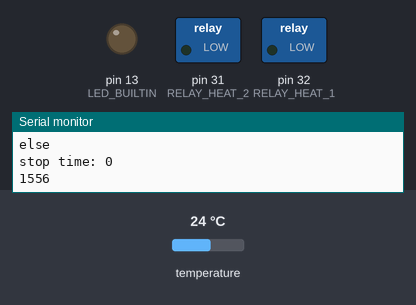
Bench run of a program on a simulated Arduino Mega 2560, built with avr-gcc and run on an emulated ATmega2560. On the bench: switched loads named in the program (green lamp = pin HIGH), output pins drawn as LEDs (lit = HIGH), the last lines printed to the serial monitor. The inputs (shaded band) are chosen by the test bench; at power-on: temperature 24 °C.

Above: at 1.9 s.
2.0 s: temperature set to 26 °C
4.5 s: temperature set to 27.5 °C
At 5.8 s:
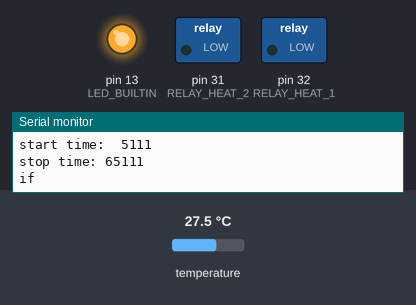
6.6 s: temperature set to 12 °C
At 8.2 s:
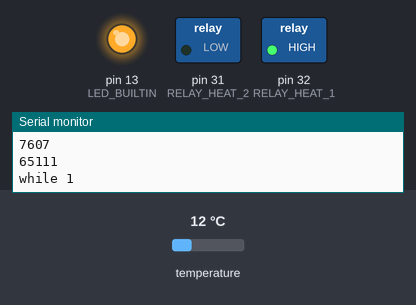
8.7 s: temperature set to 20.6 °C
At 10.0 s:
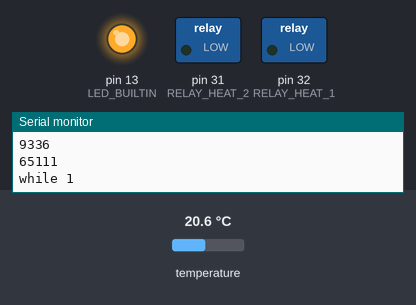
11.8 s: temperature set to 22.1 °C
At 13.0 s:
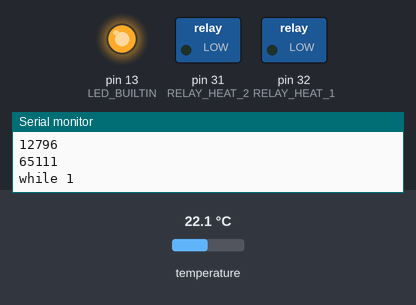
13.9 s: temperature set to 19 °C
At 16.0 s:
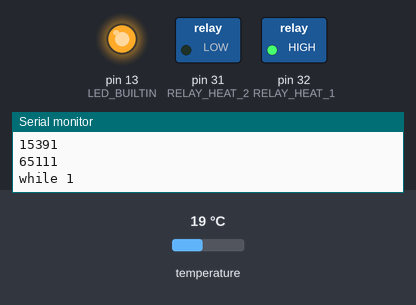
Timing chart, 0 to 17.1 s (numbered marks = the images above; inputs shaded):
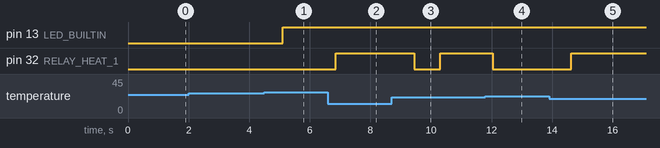

Measured:
- the behaviour switches between 26.6 and 26.7 °C on temperature (found by bisection; images 0 and 1)
- after the input at 4.5 s, pin 13 (LED_BUILTIN): LOW → HIGH after 0.61 s
- after the input at 6.6 s, pin 32 (RELAY_HEAT_1): LOW → HIGH after 0.26 s
- after the input at 8.7 s, pin 32 (RELAY_HEAT_1): HIGH → LOW after 0.75 s, → HIGH 0.86 s later
- after the input at 11.8 s, pin 32 (RELAY_HEAT_1): HIGH → LOW after 0.25 s
- after the input at 13.9 s, pin 32 (RELAY_HEAT_1): LOW → HIGH after 0.74 s

The program:

main.cpp
```cpp
/*
 * Blink
 * Turns on an LED on for one second,
 * then off for one second, repeatedly.
 */

#include <Arduino.h>
#include <PID_v1.h>
#include <OneWire.h>
#include <DallasTemperature.h>

#define ONE_WIRE_BUS 22
#define RELAY_HEAT_1 32
#define RELAY_HEAT_2 31

//PID Variables
//Define Variables we'll be connecting to
double Setpoint, Input, Output;
//Define the aggressive and conservative Tuning Parameters
double aggKp=4, aggKi=0.2, aggKd=1;
double consKp=1, consKi=0.05, consKd=0.25;
PID myPID(&Input, &Output, &Setpoint, consKp, consKi, consKd, DIRECT);

//call one wire and tempurature functions
OneWire oneWire(ONE_WIRE_BUS);
DallasTemperature sensors(&oneWire);

//Variables used to set temperature and time
float mashTemp = 78.00; // Degree F
float boilTemp = 80.00; // Degree F
unsigned long mashTime = 1; // Minutes
unsigned long boilTime = 1; // Minutes

/*
the following variables are used as place holders and will be manipulated in the resulting code
 */
unsigned long startTime1=0;
unsigned long startTime2=0;
unsigned long stopTime1=0;
unsigned long stopTime2=0;

int pump = 0;  // variable can be changed to manually operate pump
int valve1 = 0; // variable can be changed to manually open valve
int valve2 = 0; // variable can be changed to manually open valve
int heater1 = 0; // variable can be changed to turn on heating element
int heater2 = 0; // variable can be changed to turn on heating element
int duty = 0;

bool atTemp1=0;
bool atTemp2=0;

//convert time in minutes to time in milliseconds
unsigned long boilTimeMillis = boilTime*60000;
unsigned long mashTimeMillis = mashTime*60000;


void setup()
{
  // set pinmodes
  pinMode(LED_BUILTIN, OUTPUT);
  pinMode(RELAY_HEAT_1, OUTPUT);
  pinMode(RELAY_HEAT_2, OUTPUT);
  sensors.begin();//used to begin temerature sensors reading
  Serial.begin(9600);//initilize a serial connection used for debuging

  sensors.requestTemperatures();//request temperture reading
  Input = (sensors.getTempFByIndex(0));//Input to PID function
  myPID.SetMode(AUTOMATIC);
}

void loop()
{
  Setpoint=boilTemp;//sets the setpoint tempurature for the PID function
  sensors.requestTemperatures();
  Serial.print("Temp ");
  Serial.println(atTemp1);
  Serial.println(boilTemp);
  Serial.println(sensors.getTempFByIndex(0));

  if ((atTemp1==0 )&&( sensors.getTempFByIndex(0)>= boilTemp))
  {
    atTemp1=1;//sets the booleen value atTemp1 to true so that the while statment will run.  upon completion of while
    // statment the atTemp1 value will be set back to zero (0)
    startTime1=millis();
    stopTime1=startTime1 + boilTimeMillis;
    Serial.print("start time:  ");
    Serial.println(startTime1);
    Serial.print("stop time: ");
    Serial.println(stopTime1);
    Serial.println("if");
  }
  else if ((atTemp1 == 1 )&&( sensors.getTempFByIndex(0)>= mashTemp) && (millis()>=stopTime1))
  {
    Serial.println("if else ");
    delay(150);
  }
  else{

    Serial.println("else");
    Serial.print("stop time: ");
    Serial.println(stopTime1);
    Serial.println(millis());
    digitalWrite(LED_BUILTIN, LOW);
  }


//while loop used for the boil process
  while((atTemp1==1) && (millis()<=stopTime1))
  {
    digitalWrite(LED_BUILTIN, HIGH);
    Input = (sensors.getTempFByIndex(0));
    myPID.Compute();
      if(Output > 10)
      {
        digitalWrite(RELAY_HEAT_1, HIGH);
        duty = 50;
      }
      else
      {
        digitalWrite(RELAY_HEAT_1, LOW);
        duty = 0;
      }
    sensors.requestTemperatures();
    Serial.println(millis());
    Serial.println(stopTime1);
    delay(100);
    Serial.println("while 1");
  }

//while loop used for the Mash process

  while((atTemp2==1) && (millis()<=stopTime2))
  {
    digitalWrite(LED_BUILTIN, HIGH);
    Input = (sensors.getTempFByIndex(0));
    myPID.Compute();
      if(Output > 10)
      {
        digitalWrite(RELAY_HEAT_1, HIGH);
        duty = 50;
      }
      else
      {
        digitalWrite(RELAY_HEAT_1, LOW);
        duty = 0;
      }
    sensors.requestTemperatures();
    Serial.println(millis());
    Serial.println(stopTime1);
    delay(100);
    Serial.println("while 1");
  }
  delay(1000);
}
```
